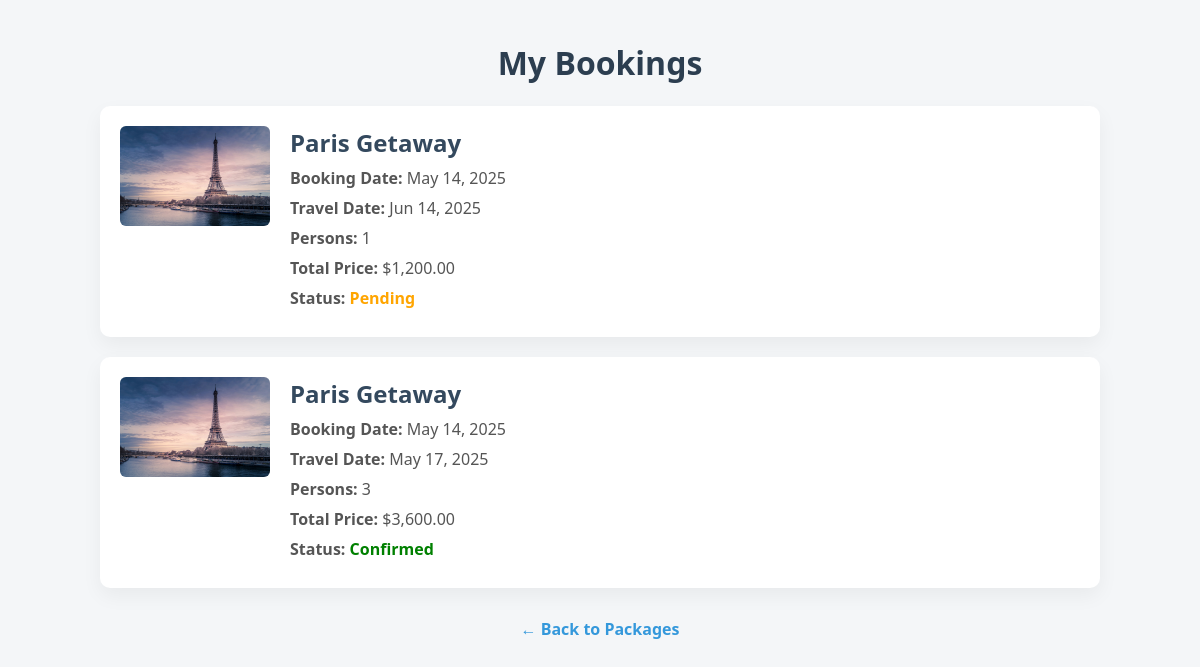
The page /my_bookings.php (signed in) on the database its author committed.
### tables this page shows
CREATE TABLE `bookings` (
  `id` int(11) NOT NULL,
  `user_id` int(11) NOT NULL,
  `package_id` int(11) NOT NULL,
  `booking_date` timestamp NOT NULL DEFAULT current_timestamp(),
  `travel_date` date NOT NULL,
  `persons` int(11) NOT NULL DEFAULT 1,
  `total_price` decimal(10,2) NOT NULL,
  `status` enum('pending','confirmed','cancelled') DEFAULT 'pending'
);

CREATE TABLE `packages` (
  `id` int(11) NOT NULL,
  `name` varchar(100) NOT NULL,
  `description` text DEFAULT NULL,
  `price` decimal(10,2) NOT NULL,
  `duration` int(11) NOT NULL,
  `image_url` varchar(255) DEFAULT NULL,
  `created_at` timestamp NOT NULL DEFAULT current_timestamp()
);

### my_bookings.php (the view, shortened to what this page needs)
<?php
include 'config.php';
$userId = $_SESSION['user_id'];
$stmt = $pdo->prepare("SELECT b.*, p.name as package_name, p.image_url as package_image
                      FROM bookings b
                      JOIN packages p ON b.package_id = p.id
                      WHERE b.user_id = ?
                      ORDER BY b.booking_date DESC");
$stmt->execute([$userId]);
$bookings = $stmt->fetchAll(PDO::FETCH_ASSOC);
?>
<!DOCTYPE html>
<html lang="en">
<head>
</head>
<body>
    <div class="container">
        <h1>My Bookings</h1>
        <?php if (empty($bookings)): ?>
            <p style="text-align: center;">You have no bookings yet. <a href="index.php">Browse packages</a></p>
        <?php else: ?>
            <?php foreach ($bookings as $booking): ?>
                <div class="booking-card">
                    <?php if ($booking['package_image']): ?>
                        <img src="<?php echo htmlspecialchars($booking['package_image']); ?>" alt="Package Image">
                    <?php endif; ?>
                    <div class="booking-details">
                        <h2><?php echo htmlspecialchars($booking['package_name']); ?></h2>
                        <p><strong>Booking Date:</strong> <?php echo date('M j, Y', strtotime($booking['booking_date'])); ?></p>
                        <p><strong>Travel Date:</strong> <?php echo date('M j, Y', strtotime($booking['travel_date'])); ?></p>
                        <p><strong>Persons:</strong> <?php echo $booking['persons']; ?></p>
                        <p><strong>Total Price:</strong> $<?php echo number_format($booking['total_price'], 2); ?></p>
                        <p><strong>Status:</strong>
                            <span class="status <?php echo strtolower($booking['status']); ?>">
                                <?php echo ucfirst($booking['status']); ?>
                            </span>
                        </p>
                    </div>
                </div>
            <?php endforeach; ?>
        <?php endif; ?>
        <a class="back-link" href="index.php">← Back to Packages</a>
    </div>
</body>
</html>

### my_bookings.php (style rules this page uses)
body { font-family: 'Segoe UI', sans-serif; background: #f4f6f8; margin: 0; padding: 20px; }
h1 { text-align: center; color: #2c3e50; }
.container { max-width: 1000px; margin: 0 auto; }
.booking-card { background: #fff; border-radius: 10px; box-shadow: 0 8px 20px rgba(0, 0, 0, 0.05); padding: 20px; margin: 20px 0; display: flex; align-items: flex-start; gap: 20px; }
.booking-card img { width: 150px; height: 100px; object-fit: cover; border-radius: 6px; }
.booking-details { flex-grow: 1; }
.booking-details h2 { margin: 0; color: #34495e; }
.booking-details p { margin: 8px 0; color: #555; }
.status { font-weight: bold; text-transform: capitalize; }
.status.pending { color: orange; }
.status.confirmed { color: green; }
.back-link { display: block; text-align: center; margin-top: 30px; color: #3498db; text-decoration: none; font-weight: bold; }

### rows shown on the page
bookings: package.image_url (picture), package.name "Paris Getaway", booking_date "May 14, 2025", travel_date "Jun 14, 2025", persons "1", total_price "1,200.00", status "Pending"
bookings: package.image_url (picture), package.name "Paris Getaway", booking_date "May 14, 2025", travel_date "May 17, 2025", persons "3", total_price "3,600.00", status "Confirmed"
